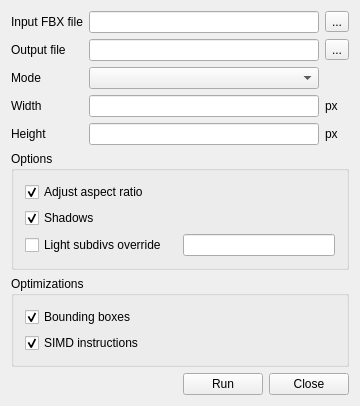
<?xml version="1.0" encoding="UTF-8"?>
<ui version="4.0">
 <class>MainWindow</class>
 <widget class="QMainWindow" name="MainWindow">
  <property name="geometry">
   <rect>
    <x>0</x>
    <y>0</y>
    <width>360</width>
    <height>399</height>
   </rect>
  </property>
  <property name="windowTitle">
   <string>MainWindow</string>
  </property>
  <widget class="QWidget" name="centralWidget">
   <layout class="QGridLayout" name="gridLayout">
    <item row="2" column="0">
     <spacer name="horizontalSpacer">
      <property name="orientation">
       <enum>Qt::Horizontal</enum>
      </property>
      <property name="sizeHint" stdset="0">
       <size>
        <width>40</width>
        <height>20</height>
       </size>
      </property>
     </spacer>
    </item>
    <item row="0" column="0" colspan="3">
     <layout class="QVBoxLayout" name="verticalLayout">
      <item>
       <layout class="QGridLayout" name="gridLayout_6" columnminimumwidth="0,0,0">
        <item row="0" column="0">
         <widget class="QLabel" name="label">
          <property name="text">
           <string>Input FBX file</string>
          </property>
         </widget>
        </item>
        <item row="1" column="0">
         <widget class="QLabel" name="label_2">
          <property name="text">
           <string>Output file</string>
          </property>
         </widget>
        </item>
        <item row="2" column="0">
         <widget class="QLabel" name="label_3">
          <property name="text">
           <string>Mode</string>
          </property>
         </widget>
        </item>
        <item row="3" column="0">
         <widget class="QLabel" name="label_4">
          <property name="text">
           <string>Width</string>
          </property>
         </widget>
        </item>
        <item row="4" column="0">
         <widget class="QLabel" name="label_5">
          <property name="text">
           <string>Height</string>
          </property>
         </widget>
        </item>
        <item row="4" column="1">
         <widget class="QLineEdit" name="height_lineEdit"/>
        </item>
        <item row="3" column="1">
         <widget class="QLineEdit" name="width_lineEdit">
          <property name="sizePolicy">
           <sizepolicy hsizetype="Preferred" vsizetype="Fixed">
            <horstretch>0</horstretch>
            <verstretch>0</verstretch>
           </sizepolicy>
          </property>
         </widget>
        </item>
        <item row="2" column="1">
         <widget class="QComboBox" name="mode_comboBox"/>
        </item>
        <item row="1" column="1">
         <widget class="QLineEdit" name="output_lineEdit"/>
        </item>
        <item row="0" column="1">
         <widget class="QLineEdit" name="input_lineEdit"/>
        </item>
        <item row="0" column="2">
         <widget class="QToolButton" name="toolButton_2">
          <property name="text">
           <string>...</string>
          </property>
         </widget>
        </item>
        <item row="1" column="2">
         <widget class="QToolButton" name="toolButton">
          <property name="text">
           <string>...</string>
          </property>
         </widget>
        </item>
        <item row="3" column="2">
         <widget class="QLabel" name="label_6">
          <property name="sizePolicy">
           <sizepolicy hsizetype="Minimum" vsizetype="Preferred">
            <horstretch>0</horstretch>
            <verstretch>0</verstretch>
           </sizepolicy>
          </property>
          <property name="text">
           <string>px</string>
          </property>
         </widget>
        </item>
        <item row="4" column="2">
         <widget class="QLabel" name="label_7">
          <property name="sizePolicy">
           <sizepolicy hsizetype="Minimum" vsizetype="Preferred">
            <horstretch>0</horstretch>
            <verstretch>0</verstretch>
           </sizepolicy>
          </property>
          <property name="text">
           <string>px</string>
          </property>
         </widget>
        </item>
       </layout>
      </item>
      <item>
       <widget class="QGroupBox" name="groupBox_2">
        <property name="title">
         <string>Options</string>
        </property>
        <layout class="QGridLayout" name="gridLayout_5">
         <item row="0" column="0">
          <layout class="QGridLayout" name="gridLayout_4">
           <item row="0" column="0">
            <widget class="QCheckBox" name="adjustAspect_checkBox">
             <property name="text">
              <string>Adjust aspect ratio</string>
             </property>
             <property name="checked">
              <bool>true</bool>
             </property>
            </widget>
           </item>
           <item row="1" column="0">
            <widget class="QCheckBox" name="checkBox">
             <property name="text">
              <string>Shadows</string>
             </property>
             <property name="checked">
              <bool>true</bool>
             </property>
            </widget>
           </item>
          </layout>
         </item>
         <item row="1" column="0">
          <layout class="QGridLayout" name="gridLayout_7">
           <item row="0" column="1">
            <widget class="QLineEdit" name="lineEdit_3"/>
           </item>
           <item row="0" column="0">
            <widget class="QCheckBox" name="checkBox_2">
             <property name="sizePolicy">
              <sizepolicy hsizetype="Expanding" vsizetype="Fixed">
               <horstretch>0</horstretch>
               <verstretch>0</verstretch>
              </sizepolicy>
             </property>
             <property name="text">
              <string>Light subdivs override</string>
             </property>
            </widget>
           </item>
          </layout>
         </item>
        </layout>
       </widget>
      </item>
      <item>
       <widget class="QGroupBox" name="groupBox">
        <property name="title">
         <string>Optimizations</string>
        </property>
        <layout class="QGridLayout" name="gridLayout_2">
         <item row="0" column="0">
          <layout class="QGridLayout" name="gridLayout_3">
           <item row="0" column="0">
            <widget class="QCheckBox" name="boundingBoxes_checkBox">
             <property name="text">
              <string>Bounding boxes</string>
             </property>
             <property name="checked">
              <bool>true</bool>
             </property>
            </widget>
           </item>
           <item row="1" column="0">
            <widget class="QCheckBox" name="simdInstructions_checkBox">
             <property name="text">
              <string>SIMD instructions</string>
             </property>
             <property name="checked">
              <bool>true</bool>
             </property>
            </widget>
           </item>
          </layout>
         </item>
        </layout>
       </widget>
      </item>
     </layout>
    </item>
    <item row="2" column="1">
     <widget class="QPushButton" name="run_button">
      <property name="text">
       <string>Run</string>
      </property>
     </widget>
    </item>
    <item row="2" column="2">
     <widget class="QPushButton" name="close_button">
      <property name="text">
       <string>Close</string>
      </property>
     </widget>
    </item>
   </layout>
  </widget>
 </widget>
 <layoutdefault spacing="6" margin="11"/>
 <resources/>
 <connections>
  <connection>
   <sender>close_button</sender>
   <signal>clicked()</signal>
   <receiver>MainWindow</receiver>
   <slot>close()</slot>
   <hints>
    <hint type="sourcelabel">
     <x>299</x>
     <y>379</y>
    </hint>
    <hint type="destinationlabel">
     <x>174</x>
     <y>199</y>
    </hint>
   </hints>
  </connection>
  <connection>
   <sender>run_button</sender>
   <signal>clicked()</signal>
   <receiver>MainWindow</receiver>
   <slot>runApplication()</slot>
   <hints>
    <hint type="sourcelabel">
     <x>226</x>
     <y>381</y>
    </hint>
    <hint type="destinationlabel">
     <x>158</x>
     <y>269</y>
    </hint>
   </hints>
  </connection>
 </connections>
 <slots>
  <slot>runApplication()</slot>
 </slots>
</ui>
